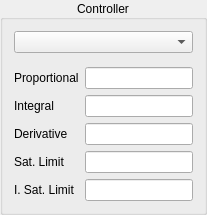
           <widget class="QGroupBox" name="controllerGroupBox">
            <property name="title">
             <string>Controller</string>
            </property>
            <property name="alignment">
             <set>Qt::AlignCenter</set>
            </property>
            <layout class="QVBoxLayout" name="verticalLayout_6">
             <item>
              <widget class="QComboBox" name="controlComboBox">
               <property name="sizePolicy">
                <sizepolicy hsizetype="Expanding" vsizetype="Fixed">
                 <horstretch>0</horstretch>
                 <verstretch>0</verstretch>
                </sizepolicy>
               </property>
              </widget>
             </item>
             <item>
              <widget class="QFrame" name="frame_3">
               <property name="frameShape">
                <enum>QFrame::NoFrame</enum>
               </property>
               <property name="frameShadow">
                <enum>QFrame::Raised</enum>
               </property>
               <layout class="QFormLayout" name="formLayout_2">
                <property name="leftMargin">
                 <number>0</number>
                </property>
                <property name="topMargin">
                 <number>8</number>
                </property>
                <property name="rightMargin">
                 <number>0</number>
                </property>
                <property name="bottomMargin">
                 <number>0</number>
                </property>
                <item row="0" column="0">
                 <widget class="QLabel" name="label_6">
                  <property name="text">
                   <string>Proportional</string>
                  </property>
                 </widget>
                </item>
                <item row="1" column="0">
                 <widget class="QLabel" name="label_8">
                  <property name="text">
                   <string>Integral</string>
                  </property>
                 </widget>
                </item>
                <item row="2" column="0">
                 <widget class="QLabel" name="label_7">
                  <property name="text">
                   <string>Derivative</string>
                  </property>
                 </widget>
                </item>
                <item row="3" column="0">
                 <widget class="QLabel" name="label_9">
                  <property name="text">
                   <string>Sat. Limit</string>
                  </property>
                 </widget>
                </item>
                <item row="4" column="0">
                 <widget class="QLabel" name="label_10">
                  <property name="text">
                   <string>I. Sat. Limit</string>
                  </property>
                 </widget>
                </item>
                <item row="0" column="1">
                 <widget class="QLineEdit" name="proportionalLineEdit">
                  <property name="alignment">
                   <set>Qt::AlignCenter</set>
                  </property>
                 </widget>
                </item>
                <item row="1" column="1">
                 <widget class="QLineEdit" name="integralLineEdit">
                  <property name="alignment">
                   <set>Qt::AlignCenter</set>
                  </property>
                 </widget>
                </item>
                <item row="2" column="1">
                 <widget class="QLineEdit" name="derivativeLineEdit">
                  <property name="alignment">
                   <set>Qt::AlignCenter</set>
                  </property>
                 </widget>
                </item>
                <item row="3" column="1">
                 <widget class="QLineEdit" name="satLimitLineEdit">
                  <property name="alignment">
                   <set>Qt::AlignCenter</set>
                  </property>
                 </widget>
                </item>
                <item row="4" column="1">
                 <widget class="QLineEdit" name="intSatLimitLineEdit">
                  <property name="alignment">
                   <set>Qt::AlignCenter</set>
                  </property>
                 </widget>
                </item>
               </layout>
              </widget>
             </item>
            </layout>
           </widget>
